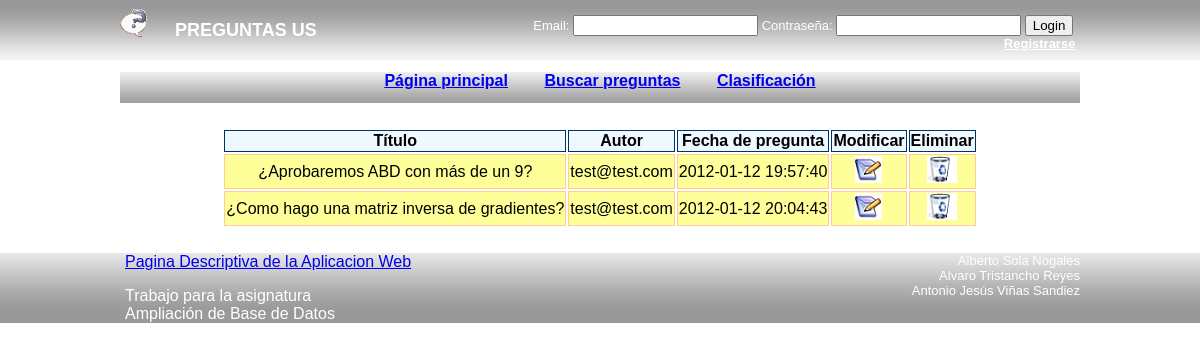
The app's page /administrarpreguntas.php with its own data.
### tables this page shows
CREATE TABLE IF NOT EXISTS `elemento` (
  `id` int(11) NOT NULL AUTO_INCREMENT,
  `idautor` int(11) NOT NULL,
  `titulo` varchar(255) DEFAULT NULL,
  `cuerpo` text NOT NULL,
  `idrespuesta` int(11) DEFAULT NULL,
  `fechapregunta` datetime NOT NULL,
  PRIMARY KEY (`id`)
);

CREATE TABLE IF NOT EXISTS `usuario` (
  `id` int(11) NOT NULL AUTO_INCREMENT,
  `email` varchar(255) NOT NULL,
  `password` varchar(255) NOT NULL,
  `fecharegistro` datetime NOT NULL,
  `preguntasrealizadas` int(11) NOT NULL,
  `preguntasrespondidas` int(11) NOT NULL,
  `puntos` int(11) NOT NULL,
  `nombre` varchar(255) DEFAULT NULL,
  `apellidos` varchar(255) DEFAULT NULL,
  `fechanacimiento` date DEFAULT NULL,
  `tipoUsuario` int(11) NOT NULL,
  PRIMARY KEY (`id`),
  UNIQUE KEY `UNIQUE {email}` (`email`)
);

### accesosBD/accesosElemento.php (called while the page is built, shortened)
<?php
function encontrarPreguntas($conexion){
	try {
		$SQL = "SELECT * FROM elemento WHERE idrespuesta IS NULL";
 		$stmt = $conexion->query($SQL);
		return creaElementos($stmt);
	} catch(PDOException $e) {
		Header("Location: /abd/error.php");
		die();
	}
}
function creaElementos($stmt) {
	$resultado = array();
	foreach($stmt as $row){
		$objeto = new Elemento();
		$objeto->id= $row["id"];
		$objeto->idautor= $row["idautor"];
		$objeto->titulo= $row["titulo"];
		$objeto->cuerpo= $row["cuerpo"];
		$objeto->idrespuesta= $row["idrespuesta"];
		$objeto->fechapregunta= $row["fechapregunta"];
		$resultado[$row["id"]]=$objeto;
	}
	return $resultado;
}
?>

### entidades/Elemento.php (called while the page is built)
<?php
class Elemento{
	private $atributos = array();
	public function __construct() {
		$this -> atributos["id"] = NULL;
		$this -> atributos["idautor"] = NULL;
		$this -> atributos["titulo"] = NULL;
		$this -> atributos["cuerpo"] = NULL;
		$this -> atributos["idrespuesta"] = NULL;
		$this -> atributos["fechapregunta"] = NULL;
	}
    public function __get($atributo) {
        if (array_key_exists($atributo, $this->atributos)) {
            return $this->atributos[$atributo];
        } else {
            return NULL;
        }
    }
    public function __set($atributo, $valor) {
        if (array_key_exists($atributo, $this->atributos)) {
            $this->atributos[$atributo] = $valor;
        }
    }
}
?>

### accesosBD/accesosUsuario.php (called while the page is built, shortened)
<?php
function obtenerUsuarioPorId($id, $conexion) {
    try {
        $SQL = "SELECT * FROM usuario WHERE id=$id";
        $stmt = $conexion->query($SQL);
        return creaUnicoUsuario($stmt);
    } catch (PDOException $e) {
        Header("Location: /abd/error.php");
        die();
    }
}
function creaUnicoUsuario($stmt) {
    $objeto = new Usuario();
    foreach ($stmt as $row) {
        $objeto->id = $row["id"];
        $objeto->email = $row["email"];
        $objeto->password = $row["password"];
        $objeto->fecharegistro = $row["fecharegistro"];
        $objeto->preguntasrespondidas = $row["preguntasrealizadas"];
        $objeto->preguntasrespondidas = $row["preguntasrespondidas"];
        $objeto->puntos = $row["puntos"];
        $objeto->nombre = $row["nombre"];
        $objeto->apellidos = $row["apellidos"];
        $objeto->fechanacimiento = $row["fechanacimiento"];
        $objeto->tipousuario = $row["tipoUsuario"];
    }
    return $objeto;
}
?>

### entidades/Usuario.php (called while the page is built)
<?php
class Usuario {
	private $atributos = array();
	public function __construct() {
		$this -> atributos["id"] = NULL;
		$this -> atributos["email"] = NULL;
		$this -> atributos["password"] = NULL;
		$this -> atributos["fecharegistro"] = NULL;
		$this -> atributos["preguntasrealizadas"] = NULL;
		$this -> atributos["preguntasrespondidas"] = NULL;
		$this -> atributos["puntos"] = NULL;
		$this -> atributos["nombre"] = NULL;
		$this -> atributos["apellidos"] = NULL;
		$this -> atributos["fechanacimiento"] = NULL;
		$this -> atributos["tipousuario"] = NULL;
	}
	public function __get($atributo) {
		if (array_key_exists($atributo, $this -> atributos)) {
			return $this -> atributos[$atributo];
		} else {
			return NULL;
		}
	}
	public function __set($atributo, $valor) {
		if (array_key_exists($atributo, $this -> atributos)) {
			$this -> atributos[$atributo] = $valor;
		}
	}
}
?>

### administrarpreguntas.php (the view, shortened to what this page needs)
<?php
	require_once ($_SERVER["DOCUMENT_ROOT"]."/abd/includes/styles/templates/cabecera.php");
?>
	<div id="contenedor_cuerpo">
		<table id="tabla">
			<tr>
				<th>Título</th>
				<th>Autor</th>
				<th>Fecha de pregunta</th>
				<th>Modificar</th>
				<th>Eliminar</th>
			</tr>
			<?php
				$conexion = crearConexion();
				$elementosAdministrados = encontrarPreguntas($conexion);
				foreach($elementosAdministrados as $elemento){
					$usuarioAutor = obtenerUsuarioPorId($elemento->idautor,$conexion);
					?>
					<tr>
						<td><?php echo $elemento->titulo;?></td>
						<td><?php echo $usuarioAutor->email;?></td>
						<td><?php echo $elemento->fechapregunta;?></td>
						<td><a href="./procesado/preparaModificaRespuesta.php?cod=<?echo $elemento->id;?>&amp;codigoPregunta=<?echo $elemento->id;?>">
							<img  src="./includes/styles/imagenes/iconos/editar.jpg" alt="editar"/></a>
						</td>
						<td>
							<a href="./procesado/preparaEliminaRespuesta.php?cod=<?echo $elemento->id;?>&amp;codigoPregunta=<?echo $elemento->id;?>">
								<img  src="./includes/styles/imagenes/iconos/eliminar.png" alt="eliminar"/></a>
						</td>
					</tr>
			<?php	}
			?>
		</table>
	</div>
<?php
	require_once ($_SERVER["DOCUMENT_ROOT"]."/abd/includes/styles/templates/pie.php");
?>

### includes/styles/css/preguntasus.css (style rules this page uses)
html, body { width: 100%; border: 0px; padding: 0px; margin: 0px; font-family: sans-serif; }
#contenedor_cuerpo { width: 960px; margin: 0 auto 0 auto; }
table { margin:25px auto 25px auto; text-align: center; }
th { background-color: #3399cc; border-style: groove; border-color: #003366; border-width: thin; }
tr { background-color: #ffff99; }
td { border-width: thin; border-style: groove; border-color: #ffcc99; }
th { border-style:solid; background-color: #f0f8ff; }

### records on screen
elemento: titulo "¿Aprobaremos ABD con más de un 9?", usuario.email "test@test.com", fechapregunta "2012-01-12 19:57:40"
elemento: titulo "¿Como hago una matriz inversa de gradientes?", fechapregunta "2012-01-12 20:04:43"
usuario: email "test@test.com"
